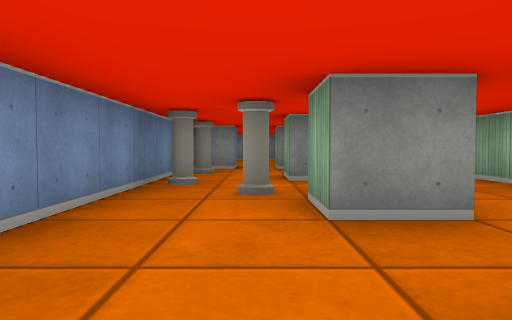
view 1 (above)

13 first-person views from a walk through a cub3D maze. The camera is about half as high as the walls, tilts 2° down and sees 70° across. The floor is counted in squares. Each view is taken from the middle of a square. On the plan, view 1 faces up. The plan holds only what a view shows up to about 9 squares ahead; the rest is blank.

view 2
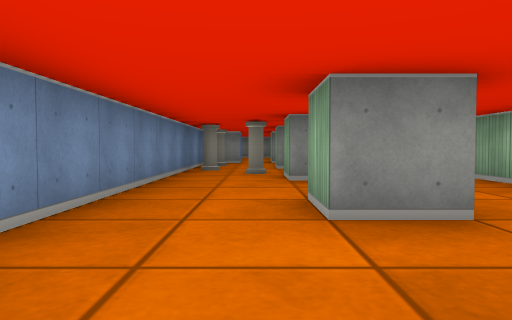

view 3
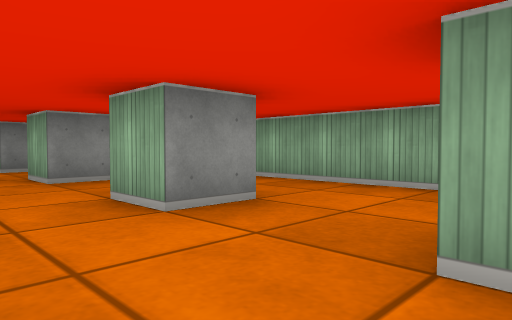

view 4
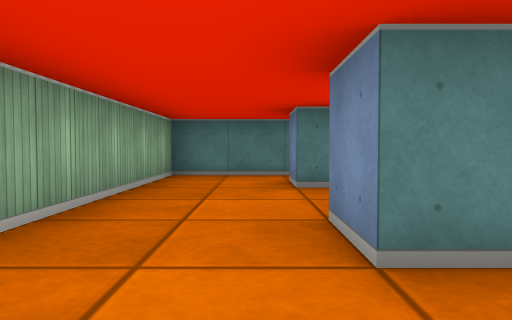

view 5
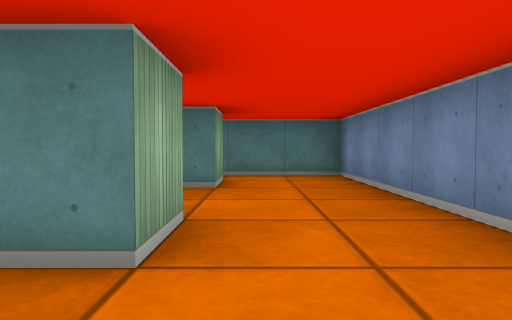

view 6
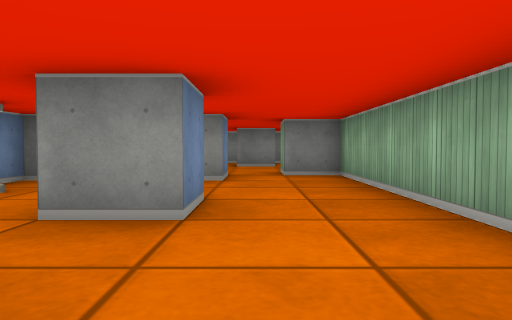

view 7
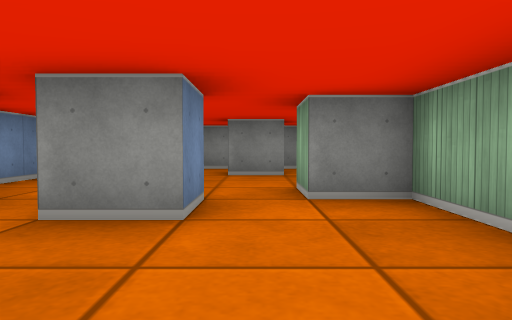

view 8
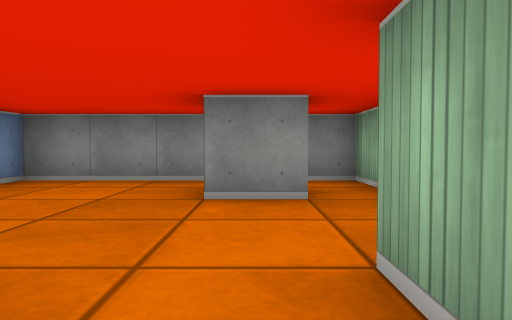

view 9
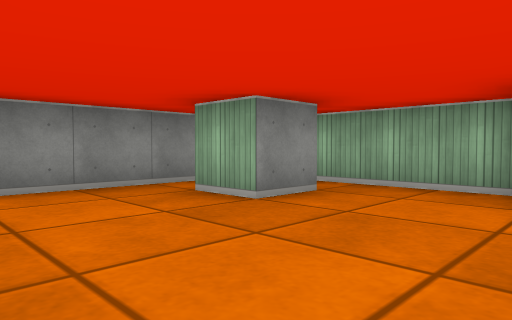

view 10
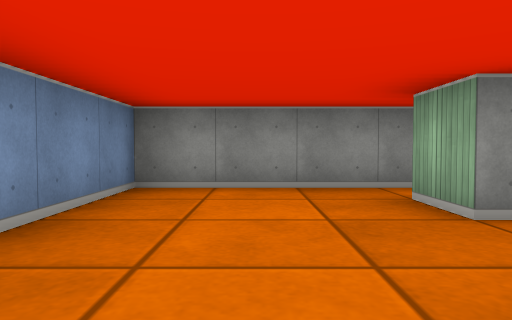

view 11
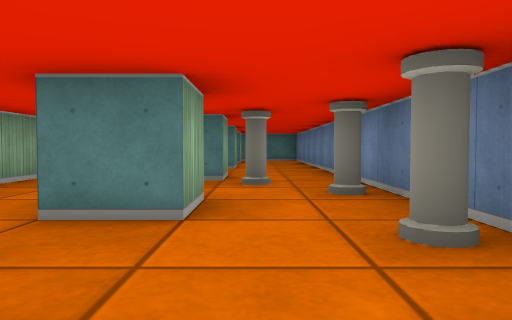

view 12
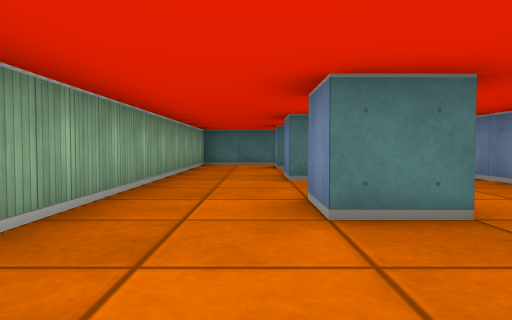

view 13
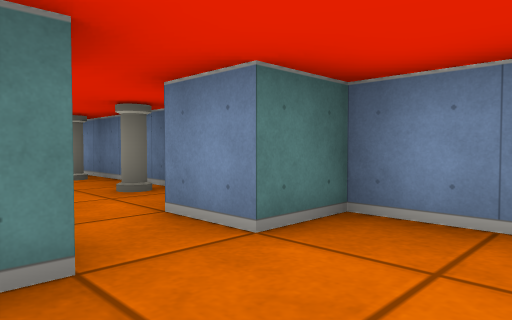

### Floor plan
Points are (right, up) in squares from view 1. A wall is a line through its corners. A room is listed if a view was taken in it or the views show most of it. See-through windows are left out.
Room 1 (views 1, 2, 3, 4, 5)
walls: (0.5, -0.5) (0.5, 0.5) (1.5, 0.5) (1.5, -0.5) (0.5, -0.5); (0.5, -3.5) (0.5, -2.5) (1.5, -2.5) (1.5, -3.5); (1.5, 2.5) (0.5, 2.5); (-1.5, 2.5) (-1.5, -4.5) (3.5, -4.5) (3.5, 2.5)
ways out: opening at (-1, 3) to room 2; opening at (2.5, 3) to room 2
Room 2 (views 6, 7, 8, 9, 10, 11, 12, 13)
walls: (0.5, 6.5) (1.5, 6.5) (1.5, 5.5) (0.5, 5.5) (0.5, 6.5); (1.5, 9.5) (1.5, 8.5) (0.5, 8.5); (3.5, 10.8) (3.5, 14.5) (-1.5, 14.5) (-1.5, 9.5) (-0.5, 9.5) (-0.5, 8.5) (-1.5, 8.5) (-1.5, 2.5); (2.6, 12.5) (1.5, 12.5) (1.5, 13.5); (0.5, 2.5) (0.5, 3.5) (1.5, 3.5) (1.5, 2.5); (3.5, 2.5) (3.5, 9.5) (2.5, 9.5) (2.5, 10.5)
ways out: opening at (-1, 3) to room 1; opening at (2.5, 3) to room 1
objects: pillar (-1, 5); pillar (-1, 7); pillar (0, 4)

Where each view was taken, in squares from view 1:
view 1: 0 up, 0 right, facing up
view 2: 3 down, 0 right, facing up
view 3: 3 down, 1 left, facing up-right
view 4: 2 up, 2 right, facing down
view 5: 2 up, 0 right, facing down
view 6: 3 up, 2 right, facing up
view 7: 6 up, 2 right, facing up
view 8: 9 up, 2 right, facing up
view 9: 10 up, 1 left, facing up-right
view 10: 10 up, 0 right, facing up
view 11: 9 up, 0 right, facing down
view 12: 6 up, 2 right, facing down
view 13: 11 up, 1 right, facing down-left
